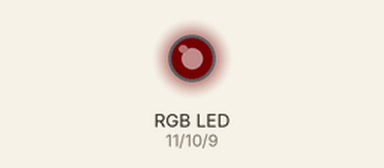
Recording of a sketch running on a simulated Arduino Uno, built with avr-gcc and run on an emulated ATmega328P. Shown: an RGB LED mixed from three pins (HIGH = lit). Dim RGB values are drawn brighter than linear; random numbers use the default seed unless the sketch sets one.

Above: at 0.05 s.
At 1.55 s:
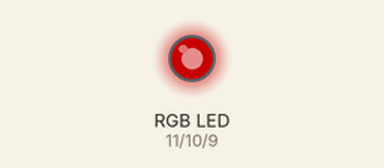
At 4.75 s:
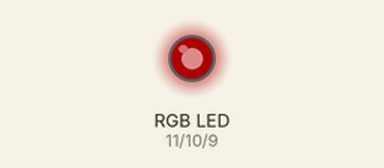
Timing chart, 0 to 6.7 s (numbered marks = the images above):
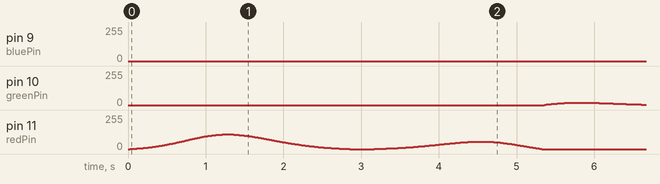

The sketch:

BC_RGBLED.ino
```cpp
/*
 * 本範例實作呼吸燈及彩虹燈                 © 華夏科大電子系 吳宗憲
 * 循序產生紅、綠、藍、亂數產生的呼吸燈及彩虹燈
 */
#define bluePin   9
#define greenPin 10
#define redPin   11

void setup() {
  randomSeed(analogRead(0));          // 亂數種子
}

void loop() {
  int redValue;
  int greenValue;
  int blueValue;

  for(redValue = 1; redValue <= 255; redValue++){
    breathing(redValue, 0, 0);
    delay(10);
  }
  for(redValue = 255; redValue >= 0; redValue--){
    breathing(redValue, 0, 0);
    delay(10);
  }
  for(greenValue = 1; greenValue <= 255; greenValue++){
    breathing(0, greenValue, 0);
    delay(10);
  }
  for(greenValue = 255; greenValue >= 0; greenValue--){
    breathing(0, greenValue, 0);
    delay(10);
  }
  for(blueValue = 1; blueValue <= 255; blueValue++) {
    breathing(0, 0, blueValue);
    delay(10);
  }
  for(blueValue = 255; blueValue >= 0; blueValue--) {
    breathing(0, 0, blueValue);
    delay(10);
  }
  for (int i = 1; i <= 255; i++) {
    redValue = random(1,i);
    greenValue = random(1,i);
    blueValue = random(1,i);
    breathing(redValue, greenValue, blueValue);
    delay(40);
  }
  showColor(0,0,0);
  delay(1000);

  for (int i = 1; i <= 10; i++)
    rainbow(20);
}

// 曲線型變化的呼吸燈特效
void breathing(int r, int g, int b) {
  float bright = (exp(sin(millis() / 2000.0 * PI)) - 0.36787944) * 108.0;  // 代入呼吸燈公式
  bright = bright / 255;          // 先除 255, 下一行再乘以指定的 3 原色值
  showColor(bright * r, bright * g, bright * b);
}

// 彩虹特效
void rainbow(int wait) {
  for (int i = 0; i < 256; i++) {
     Wheel( i );
     delay(wait);
  }
}

// 色輪函式：產生漸變顏色值的函式
void Wheel(int WheelPos) {
  WheelPos = 255 - WheelPos;
  if (WheelPos < 85) {
    showColor (255 - WheelPos * 3, 0, WheelPos * 3);
  }
  else if (WheelPos < 170) {
    WheelPos -= 85;
    showColor (0, WheelPos * 3, 255 - WheelPos * 3);
  }
 else {
   WheelPos -= 170;
   showColor (WheelPos * 3, 255 - WheelPos * 3, 0);
  }
}

void showColor(int r, int g, int b) {
  analogWrite (redPin, r);
  analogWrite (greenPin, g);
  analogWrite (bluePin, b);
}
```
